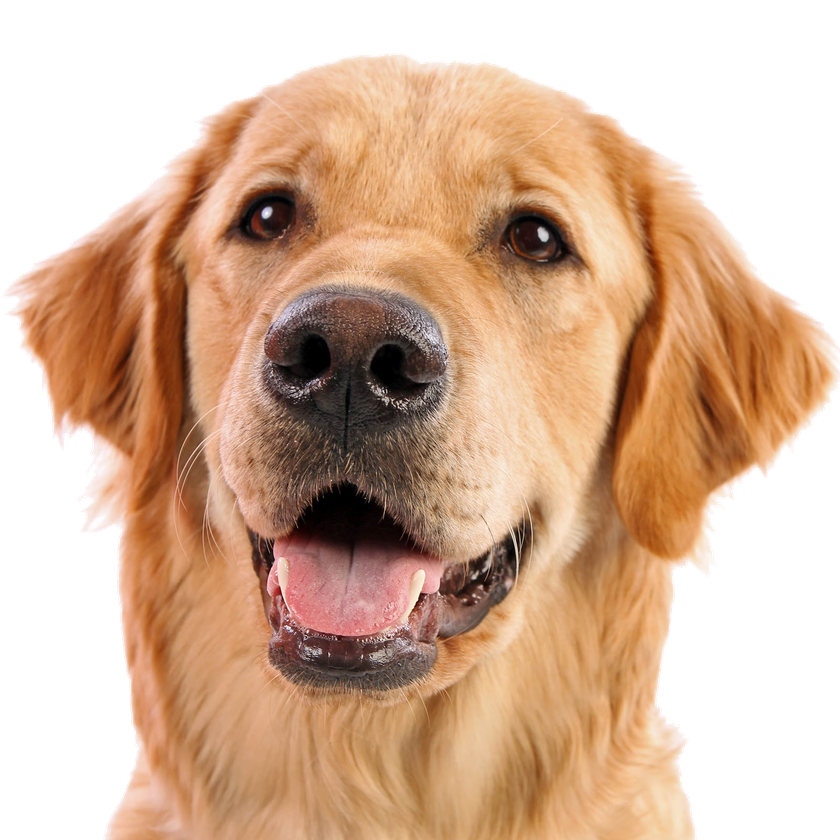
#> input picture py-svm/dataset/train/Dog/dog.png, 840 x 840 px, shrunk from 1600 x 1600 before the run, found by its file name; its folder holds only this picture in this run
$ python train_svmv1.py
#> lines starting #> are read from the running program, lines starting #| are printed output that depends on the picture
#> in load_dataset, image is the input picture: shape (840, 840, 4); mean R, G, B, A 129.3, 96.2, 71.7, 169.1
import os
import numpy as np
from skimage import io, color
from sklearn.model_selection import train_test_split
from sklearn.preprocessing import StandardScaler
from sklearn.svm import SVC
from sklearn.metrics import accuracy_score

# Function to extract features from images
def extract_features(image):
    # Convert RGBA image to RGB format (if it's RGBA)
    if image.shape[2] == 4:
        image = color.rgba2rgb(image)
#> image: shape (840, 840, 3) float64

    # Convert the image to grayscale
    gray_image = color.rgb2gray(image)
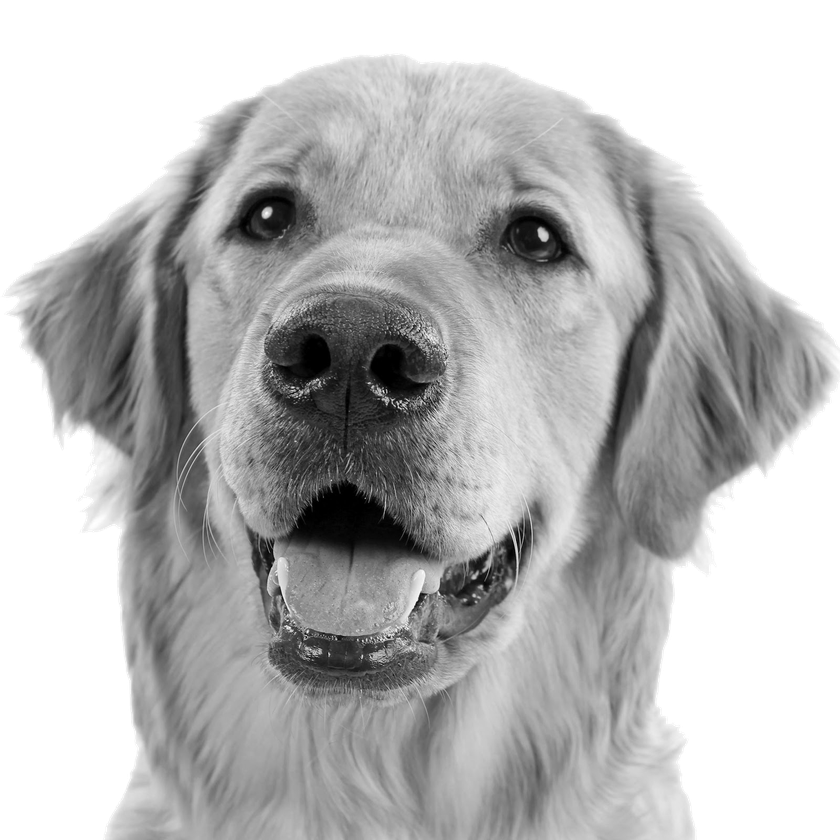
#> gray_image: shape (840, 840) float64; min 0, max 1, mean 0.729

    # Compute the histogram of pixel intensities
    hist, _ = np.histogram(gray_image, bins=256, range=(0, 1))
#> hist = 256 values, max 236610 at index 255, min 229 at index 15, mean 2756.2

    return hist

# Function to load dataset
def load_dataset(data_dir):
    X = []
    y = []
    for artist_dir in os.listdir(data_dir):
        if os.path.isdir(os.path.join(data_dir, artist_dir)):
            for filename in os.listdir(os.path.join(data_dir, artist_dir)):
                if filename.endswith('.jpg') or filename.endswith('.png'):
                    image_path = os.path.join(data_dir, artist_dir, filename)
                    try:
                        image = io.imread(image_path)
                        feature_vector = extract_features(image)
#> feature_vector has the same summary as hist in extract_features
                        X.append(feature_vector)
                        y.append(artist_dir)
                    except Exception as e:
                        print(f"Error processing image {image_path}: {e}")
    return np.array(X), np.array(y)

# Load dataset
data_dir = r'dataset\train'
X, y = load_dataset(data_dir)

# Split data into training and testing sets
#> (the run stopped early here; a loop or call above may not have finished)
